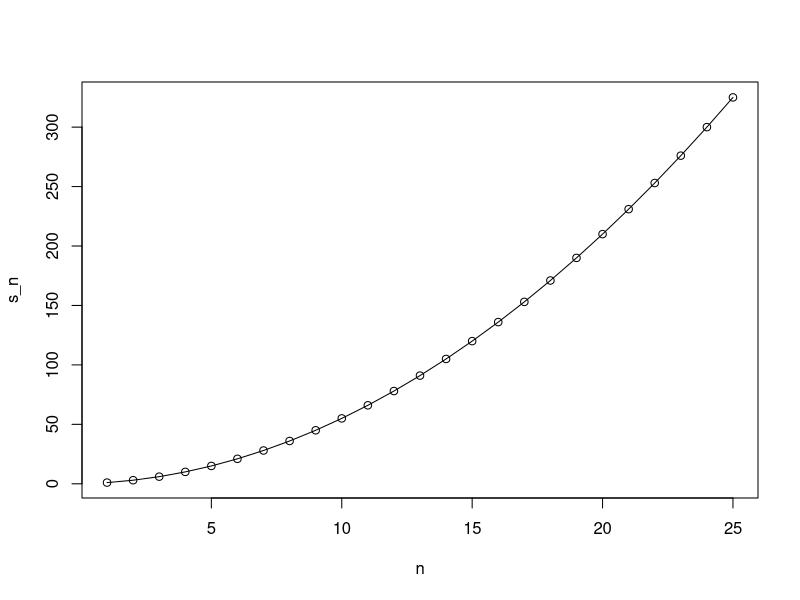

Source code (R):
# creating a function that computes the sum of integers 1 through n
compute_s_n <- function(n){
  x <- 1:n
  sum(x)
}

compute_s_n(6)

for (i in 1:5) {
  print(i)
}

m <- 25
s_n = vector(length = m)
for (n in 1:m) {
  s_n[n] <- compute_s_n(n)
}
s_n

n <- 1:m

# plot
plot(n, s_n)
lines(n, n*(n+1)/2)


# other functions
# apply, sapply, tapply, split, cut, quantile, reduce, identical, unique